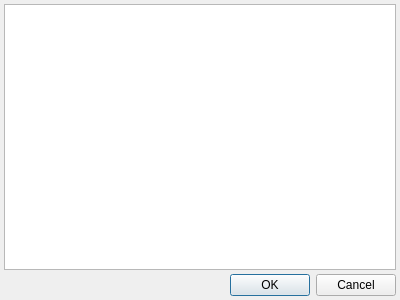
<?xml version="1.0" encoding="UTF-8"?>
<ui version="4.0">
 <class>withdrawalsByRegisrar</class>
 <widget class="QDialog" name="withdrawalsByRegisrar">
  <property name="geometry">
   <rect>
    <x>0</x>
    <y>0</y>
    <width>400</width>
    <height>300</height>
   </rect>
  </property>
  <property name="windowTitle">
   <string>Список подходящих документов в МДЛП</string>
  </property>
  <layout class="QGridLayout" name="gridLayout">
   <property name="margin">
    <number>4</number>
   </property>
   <property name="spacing">
    <number>4</number>
   </property>
   <item row="0" column="0">
    <widget class="CTableView" name="tblItems"/>
   </item>
   <item row="1" column="0">
    <widget class="QDialogButtonBox" name="buttonBox">
     <property name="orientation">
      <enum>Qt::Horizontal</enum>
     </property>
     <property name="standardButtons">
      <set>QDialogButtonBox::Cancel|QDialogButtonBox::Ok</set>
     </property>
    </widget>
   </item>
  </layout>
 </widget>
 <customwidgets>
  <customwidget>
   <class>CTableView</class>
   <extends>QTableView</extends>
   <header>library/TableView.h</header>
  </customwidget>
 </customwidgets>
 <resources/>
 <connections>
  <connection>
   <sender>buttonBox</sender>
   <signal>accepted()</signal>
   <receiver>withdrawalsByRegisrar</receiver>
   <slot>accept()</slot>
   <hints>
    <hint type="sourcelabel">
     <x>248</x>
     <y>254</y>
    </hint>
    <hint type="destinationlabel">
     <x>157</x>
     <y>274</y>
    </hint>
   </hints>
  </connection>
  <connection>
   <sender>buttonBox</sender>
   <signal>rejected()</signal>
   <receiver>withdrawalsByRegisrar</receiver>
   <slot>reject()</slot>
   <hints>
    <hint type="sourcelabel">
     <x>316</x>
     <y>260</y>
    </hint>
    <hint type="destinationlabel">
     <x>286</x>
     <y>274</y>
    </hint>
   </hints>
  </connection>
 </connections>
</ui>
